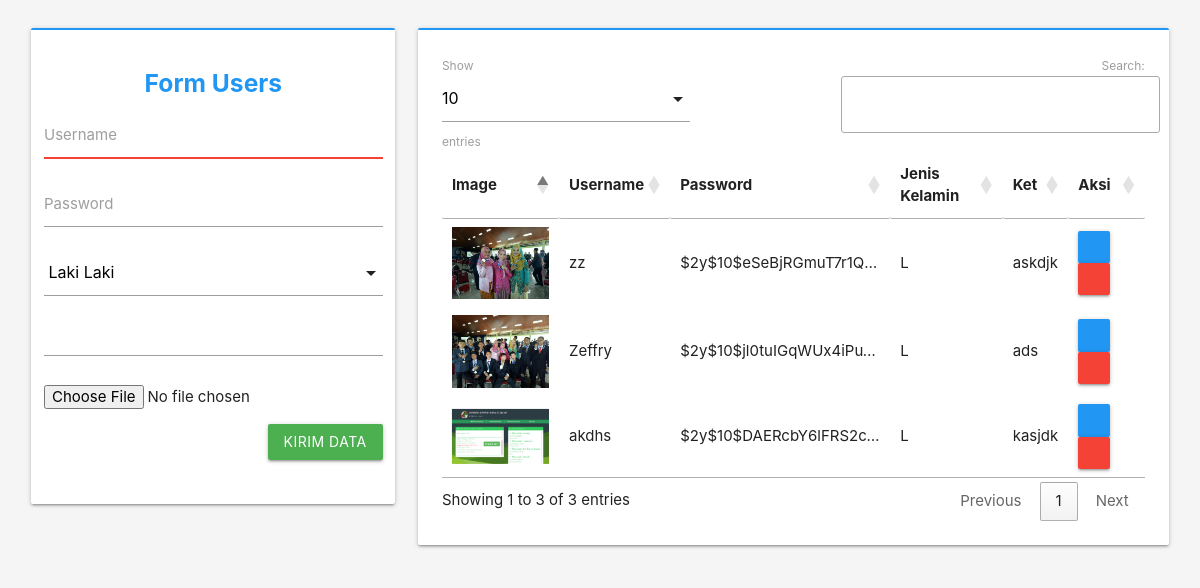
The page / on the database its author committed.
### tables this page shows
CREATE TABLE IF NOT EXISTS `tb_users` (
`id_users` int(10) NOT NULL,
  `username` varchar(255) DEFAULT NULL,
  `password` varchar(255) DEFAULT NULL,
  `jenis_kelamin` enum('L','P') DEFAULT NULL,
  `ket` text,
  `gambar` varchar(255) DEFAULT NULL
);

### application/controllers/Dashboard.php (called while the page is built, shortened)
<?php
class Dashboard extends CI_Controller {
	public function __construct()
	{
		$this->load->model('Dashboard_M');
	}
	public function index()
	{
		$data['tampil_user']	=	$this->Dashboard_M->ambilUser();
		$this->load->view('Dashboard',$data);
	}
}
 ?>

### index.php (called while the page is built, shortened)
<?php
require_once BASEPATH.'core/CodeIgniter.php';

### application/models/Dashboard_M.php (called while the page is built, shortened)
<?php
class Dashboard_M extends CI_Model {
	function ambilUser(){
		$this->db->select('*');
		$this->db->from('tb_users');
		$query 		=	$this->db->get();
		return $query->result();
	}
}
 ?>

### application/views/Dashboard.php (the view, shortened to what this page needs)
<!DOCTYPE html>
<html>
<head>
	<?php $this->load->view('frame/Filecss'); ?>
</head>
<body class="grey lighten-4">
	<main>
		<div style="padding:20px 20px;">
			<div class="row">
				<div class="col s12 m4 l4" >
					<div class="card-panel hoverable" style="border-top: 2px solid #2196f3">
						<h5 class="blue-text"><center><b > Form Users  </b></center></h5>
						<div class="row">
							<form id="frmUser" enctype="multipart/form-data">
								<div class="input-field s12">
									<input type="text" name="usr"   class="validate" autofocus required>
									<label for="">Username</label>
								</div>
								<div class="input-field s12">
									<input type="password" name="psd"   class="validate"  required>
									<label for="">Password</label>
								</div>
								<div class="input-field s12">
								</div>
								<div class="input-field s12">
									<textarea name="ket" class="materialize-textarea"></textarea>
								</div>
								<div class="input-field s12">
									<input type="file" class="dropify" name="file" data-height="200" data-max-file-size="1M" data-max-width="2500" data-max-height="2500" data-show-remove="false" data-allowed-file-extensions="png jpg">
								</div>
								<div class="input-field s12">
									<button type="submit" class="btn waves-effect waves-light green right"> Kirim Data </button>
								</div>
							</form>
						</div>
					</div>
				</div>
				<div class="col s12 m8 l8">
					<div class="card-panel hoverable" style="border-top: 2px solid #2196f3">
						<table id="example" class="table responsive-table">
							<thead>
								<tr>
									<th>Image</th>
									<th>Username</th>
									<th>Password</th>
									<th>Jenis Kelamin</th>
									<th>Ket </th>
									<th>Aksi</th>
								</tr>
							</thead>
							<tbody>
								<?php
								 $no=0;
								 foreach ($tampil_user as $usr) { $no++; ?>
								<tr>
									<td><img src="<?php echo base_url('assets/img').'/'.$usr->gambar ?>" alt="" class="materialboxed responsive-img rounded" width="150" height="150"></td>
									<td><?php echo $usr->username; ?></td>
									<td ><div class="ellipsis"><?php echo $usr->password; ?></div></td>
									<td><?php echo $usr->jenis_kelamin; ?></td>
									<td><?php echo $usr->ket; ?></td>
									<td>
		                                <a class="modal-trigger" href="#" onclick="edit_users('<?php echo $usr->id_users ?>');">
		                                  <button type="button" class="waves-effect waves-light btn btn-small blue">
		                                  </button>
		                                </a>
		                                <a href="javascript:void(0);" onclick="deleteUsers('<?php echo $usr->id_users ?>');">
		                                  <button type="button" class="waves-effect waves-light btn btn-small red">
		                                  </button>
		                                </a>
		                            </td>
								</tr>
								<?php } ?>
							</tbody>
						</table>
					</div>
				</div>
			</div>
		</div>
	</main>
</body>
</html>

### application/views/frame/Filecss.php (shortened to what this page needs)
<link rel="stylesheet" type="text/css" href="https://cdnjs.cloudflare.com/ajax/libs/materialize/1.0.0-beta/css/materialize.min.css">
<link rel="stylesheet" type="text/css" href="https://cdnjs.cloudflare.com/ajax/libs/Dropify/0.2.2/css/dropify.min.css">
<link rel="stylesheet" type="text/css" href="https://cdnjs.cloudflare.com/ajax/libs/limonte-sweetalert2/7.19.2/sweetalert2.css">
<link rel="stylesheet" type="text/css" href="https://cdn.datatables.net/1.10.16/css/jquery.dataTables.min.css">
<link rel="stylesheet" type="text/css" href="http://code.ionicframework.com/ionicons/2.0.1/css/ionicons.min.css">

### application/views/Dashboard.php (style rules this page uses)
td > .ellipsis { width: 200px; overflow: hidden; text-overflow: ellipsis; white-space: nowrap; }

### rows shown on the page
tb_users: gambar (picture), username "zz", password "$2y$10$eSeBjRGmuT7r1Q…", jenis_kelamin "L", ket "askdjk"
tb_users: gambar (picture), username "Zeffry", password "$2y$10$jl0tuIGqWUx4iPu…", jenis_kelamin "L", ket "ads"
tb_users: gambar (picture), username "akdhs", password "$2y$10$DAERcbY6lFRS2c…", jenis_kelamin "L", ket "kasjdk"
